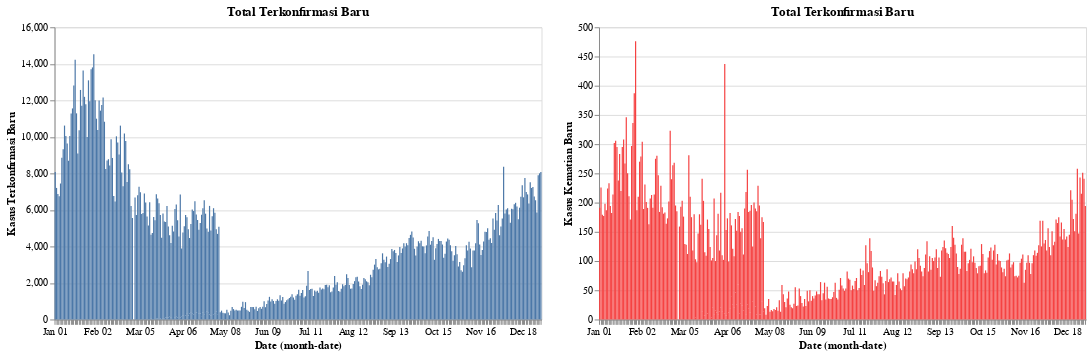

This figure's notebook cell:
### Code cell
red = alt.value("#f54242")
base.encode(y="Kasus Terkonfirmasi Baru").properties(title="Total Terkonfirmasi Baru") | base.encode(y="Kasus Kematian Baru", color=red).properties(title="Total Terkonfirmasi Baru")

### Figure 1 — Vega-Lite specification as saved in the notebook (floating-point values rounded to 4 significant figures; data arrays with more than 128 entries replaced by an {"elided": "..."} marker saying what was removed)
{"config": {"view": {"continuousWidth": 400, "continuousHeight": 300}}, "hconcat": [{"mark": "bar", "encoding": {"x": {"type": "ordinal", "field": "Date", "timeUnit": "monthdate"}, "y": {"type": "quantitative", "field": "Kasus Terkonfirmasi Baru"}}, "title": "Total Terkonfirmasi Baru", "width": 500}, {"mark": "bar", "encoding": {"color": {"value": "#f54242"}, "x": {"type": "ordinal", "field": "Date", "timeUnit": "monthdate"}, "y": {"type": "quantitative", "field": "Kasus Kematian Baru"}}, "title": "Total Terkonfirmasi Baru", "width": 500}], "data": {"name": "data-969b2208e4d19973611683d6423dc3d8"}, "$schema": "https://vega.github.io/schema/vega-lite/v4.8.1.json", "datasets": {"data-969b2208e4d19973611683d6423dc3d8": {"elided": "468 records"}}}
